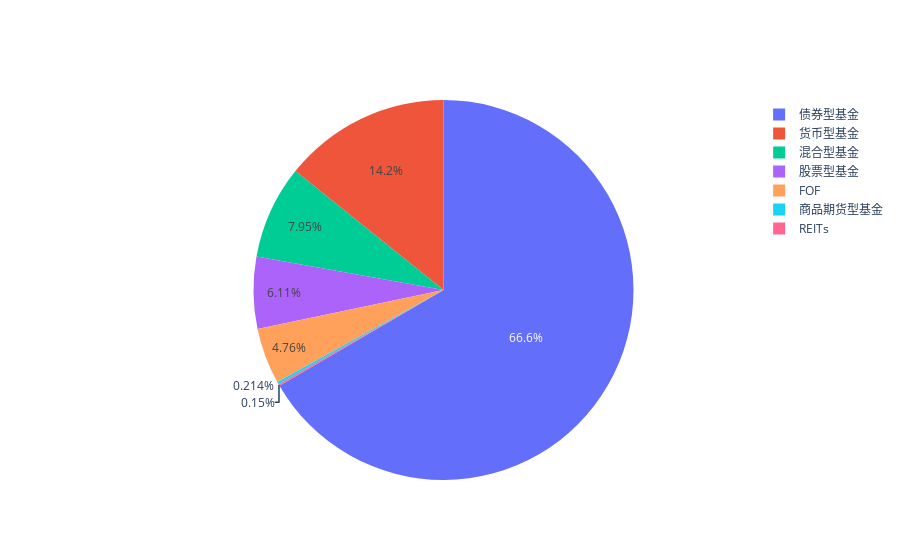

Notebook source saved alongside this figure:
### Code cell
not_available = available_flag[available_flag != False].unique()
not_available = pd.merge(pd.Series(not_available, name='MasterFundCode'), maininfo, on='MasterFundCode')
go.Figure(go.Pie(labels=not_available.Category.unique(), values=not_available.Category.value_counts().values))

### Figure 1 — Plotly figure (JSON) as saved in the notebook; plotly's stock layout.template omitted (floating-point values rounded to 4 significant figures)
{"data": [{"labels": ["债券型基金", "货币型基金", "混合型基金", "股票型基金", "FOF", "商品期货型基金", "REITs"], "type": "pie", "values": [3117, 666, 372, 286, 223, 10, 7]}], "layout": {}}
